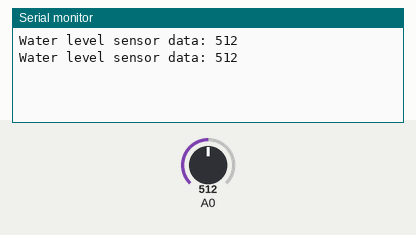
Simulated run of this sketch. Board: Arduino Uno, built with avr-gcc and run on an emulated ATmega328P. Parts: the last lines printed to the serial monitor. The test bench sets the inputs (shaded band); at power-on: A0 = 512.

Above: at 1.8 s.
1.9 s: A0 set to 716
At 2.8 s:
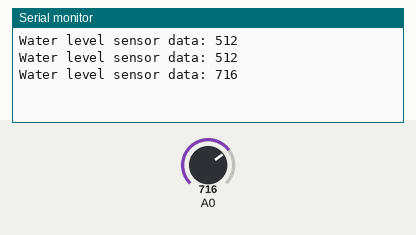
3.4 s: A0 set to 900
At 4.8 s:
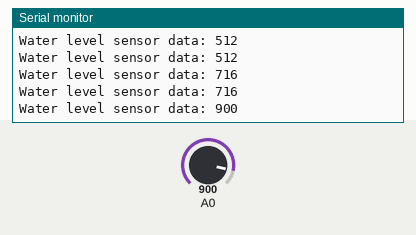
Timing chart, 0 to 6.4 s (numbered marks = the images above; inputs shaded):
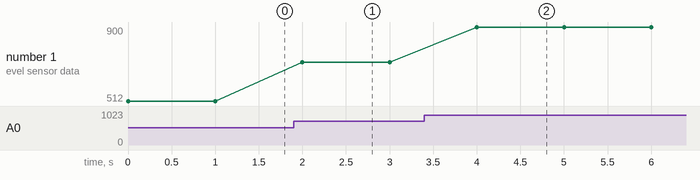

Measured:
- after the input at 1.9 s, the serial monitor: prints a new line after 0.10 s (image 1)
- after the input at 3.4 s, the serial monitor: prints a new line after 0.60 s (image 2)
- plotted number 1: 512 → 716 after the input at 1.9 s, 716 → 900 after the input at 3.4 s

The sketch:

_35_WaterLevelSensorModule.ino
```cpp
/***********************************************************
File name: _35_WaterLevelSensorModule.ino
Description: Now, when UNO collect water level sensor module data,
             you will see the data in the serial monitor

Website: www.adeept.com
E-mail: support@adeept.com
Author: Tom
Date: 2016/06/20
***********************************************************/
int waterlevelPin = 0;                 // water level sensor module A pin connected to analog pin 0
void setup()
{
  pinMode(waterlevelPin, INPUT);       //Set Analog 0 port mode, the INPUT for the input
  Serial.begin(9600);                 // opens serial port, sets data rate to 9600 bps
}
void loop()
{
 Serial.print("Water level sensor data: "); //send data to the serial monitor
 Serial.println(analogRead(0));             //send data to the serial monitor
 delay(1000);                                //delay 1 s
}
```
